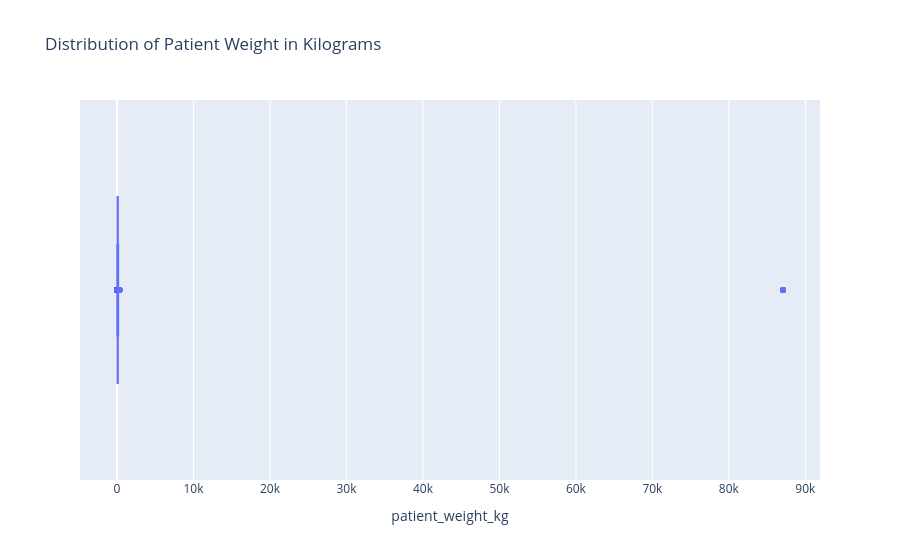

This figure's notebook cell:
### Code cell
px.box(df, x="patient_weight_kg",
       title="Distribution of Patient Weight in Kilograms")

### Figure 1 — Plotly figure (JSON) as saved in the notebook; plotly's stock layout.template omitted (floating-point values rounded to 4 significant figures; data arrays with more than 128 entries replaced by an {"elided": "..."} marker saying what was removed)
{"data": [{"alignmentgroup": "True", "hovertemplate": "patient_weight_kg=%{x}<extra></extra>", "legendgroup": "", "marker": {"color": "#636efa"}, "name": "", "notched": false, "offsetgroup": "", "orientation": "h", "showlegend": false, "type": "box", "x": {"elided": "149209 float values"}, "x0": " ", "xaxis": "x", "y0": " ", "yaxis": "y"}], "layout": {"boxmode": "group", "legend": {"tracegroupgap": 0}, "title": {"text": "Distribution of Patient Weight in Kilograms"}, "xaxis": {"anchor": "y", "domain": [0, 1], "title": {"text": "patient_weight_kg"}}, "yaxis": {"anchor": "x", "domain": [0, 1]}}}
